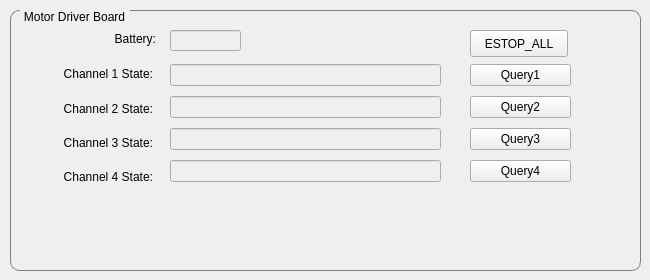
    <widget class="QWidget" name="tab_3">
     <attribute name="title">
      <string>Motor Driver Board</string>
     </attribute>
     <widget class="QGroupBox" name="groupBoxMotoDriverBoard">
      <property name="enabled">
       <bool>true</bool>
      </property>
      <property name="geometry">
       <rect>
        <x>10</x>
        <y>10</y>
        <width>631</width>
        <height>261</height>
       </rect>
      </property>
      <property name="styleSheet">
       <string notr="true">QGroupBox{
	border:1px solid gray;
	border-radius: 9px;
	margin-top:0.5em;} 
 QGroupBox::title{
	subcontrol-origin:margin;
	left:10px;
	padding: 0 3 px 2 3px}</string>
      </property>
      <property name="title">
       <string>Motor Driver Board</string>
      </property>
      <widget class="QPushButton" name="pushButtonStopAll">
       <property name="geometry">
        <rect>
         <x>460</x>
         <y>20</y>
         <width>98</width>
         <height>27</height>
        </rect>
       </property>
       <property name="text">
        <string>ESTOP_ALL</string>
       </property>
      </widget>
      <widget class="QLabel" name="label_15">
       <property name="geometry">
        <rect>
         <x>80</x>
         <y>20</y>
         <width>66</width>
         <height>17</height>
        </rect>
       </property>
       <property name="text">
        <string>Battery:</string>
       </property>
       <property name="alignment">
        <set>Qt::AlignRight|Qt::AlignTrailing|Qt::AlignVCenter</set>
       </property>
      </widget>
      <widget class="QLineEdit" name="lineEditBatVol">
       <property name="enabled">
        <bool>false</bool>
       </property>
       <property name="geometry">
        <rect>
         <x>160</x>
         <y>20</y>
         <width>71</width>
         <height>21</height>
        </rect>
       </property>
      </widget>
      <widget class="QWidget" name="layoutWidget_4">
       <property name="geometry">
        <rect>
         <x>30</x>
         <y>50</y>
         <width>113</width>
         <height>131</height>
        </rect>
       </property>
       <layout class="QVBoxLayout" name="verticalLayout_15">
        <item>
         <widget class="QLabel" name="label_16">
          <property name="text">
           <string>Channel 1 State:</string>
          </property>
          <property name="alignment">
           <set>Qt::AlignRight|Qt::AlignTrailing|Qt::AlignVCenter</set>
          </property>
         </widget>
        </item>
        <item>
         <widget class="QLabel" name="label_17">
          <property name="text">
           <string>Channel 2 State:</string>
          </property>
          <property name="alignment">
           <set>Qt::AlignRight|Qt::AlignTrailing|Qt::AlignVCenter</set>
          </property>
         </widget>
        </item>
        <item>
         <widget class="QLabel" name="label_28">
          <property name="text">
           <string>Channel 3 State:</string>
          </property>
          <property name="alignment">
           <set>Qt::AlignRight|Qt::AlignTrailing|Qt::AlignVCenter</set>
          </property>
         </widget>
        </item>
        <item>
         <widget class="QLabel" name="label_29">
          <property name="text">
           <string>Channel 4 State:</string>
          </property>
          <property name="alignment">
           <set>Qt::AlignRight|Qt::AlignTrailing|Qt::AlignVCenter</set>
          </property>
         </widget>
        </item>
       </layout>
      </widget>
      <widget class="QWidget" name="layoutWidget_5">
       <property name="geometry">
        <rect>
         <x>160</x>
         <y>50</y>
         <width>271</width>
         <height>128</height>
        </rect>
       </property>
       <layout class="QVBoxLayout" name="verticalLayout_16">
        <item>
         <widget class="QLineEdit" name="lineEditChannel1State">
          <property name="enabled">
           <bool>false</bool>
          </property>
         </widget>
        </item>
        <item>
         <widget class="QLineEdit" name="lineEditChannel2State">
          <property name="enabled">
           <bool>false</bool>
          </property>
         </widget>
        </item>
        <item>
         <widget class="QLineEdit" name="lineEditChannel3State">
          <property name="enabled">
           <bool>false</bool>
          </property>
         </widget>
        </item>
        <item>
         <widget class="QLineEdit" name="lineEditChannel4State">
          <property name="enabled">
           <bool>false</bool>
          </property>
         </widget>
        </item>
       </layout>
      </widget>
      <widget class="QWidget" name="layoutWidget_6">
       <property name="geometry">
        <rect>
         <x>460</x>
         <y>50</y>
         <width>101</width>
         <height>128</height>
        </rect>
       </property>
       <layout class="QVBoxLayout" name="verticalLayout_17">
        <item>
         <widget class="QPushButton" name="pushButtonQuery1">
          <property name="text">
           <string>Query1</string>
          </property>
         </widget>
        </item>
        <item>
         <widget class="QPushButton" name="pushButtonQuery2">
          <property name="text">
           <string>Query2</string>
          </property>
         </widget>
        </item>
        <item>
         <widget class="QPushButton" name="pushButtonQuery3">
          <property name="text">
           <string>Query3</string>
          </property>
         </widget>
        </item>
        <item>
         <widget class="QPushButton" name="pushButtonQuery4">
          <property name="text">
           <string>Query4</string>
          </property>
         </widget>
        </item>
       </layout>
      </widget>
     </widget>
    </widget>
